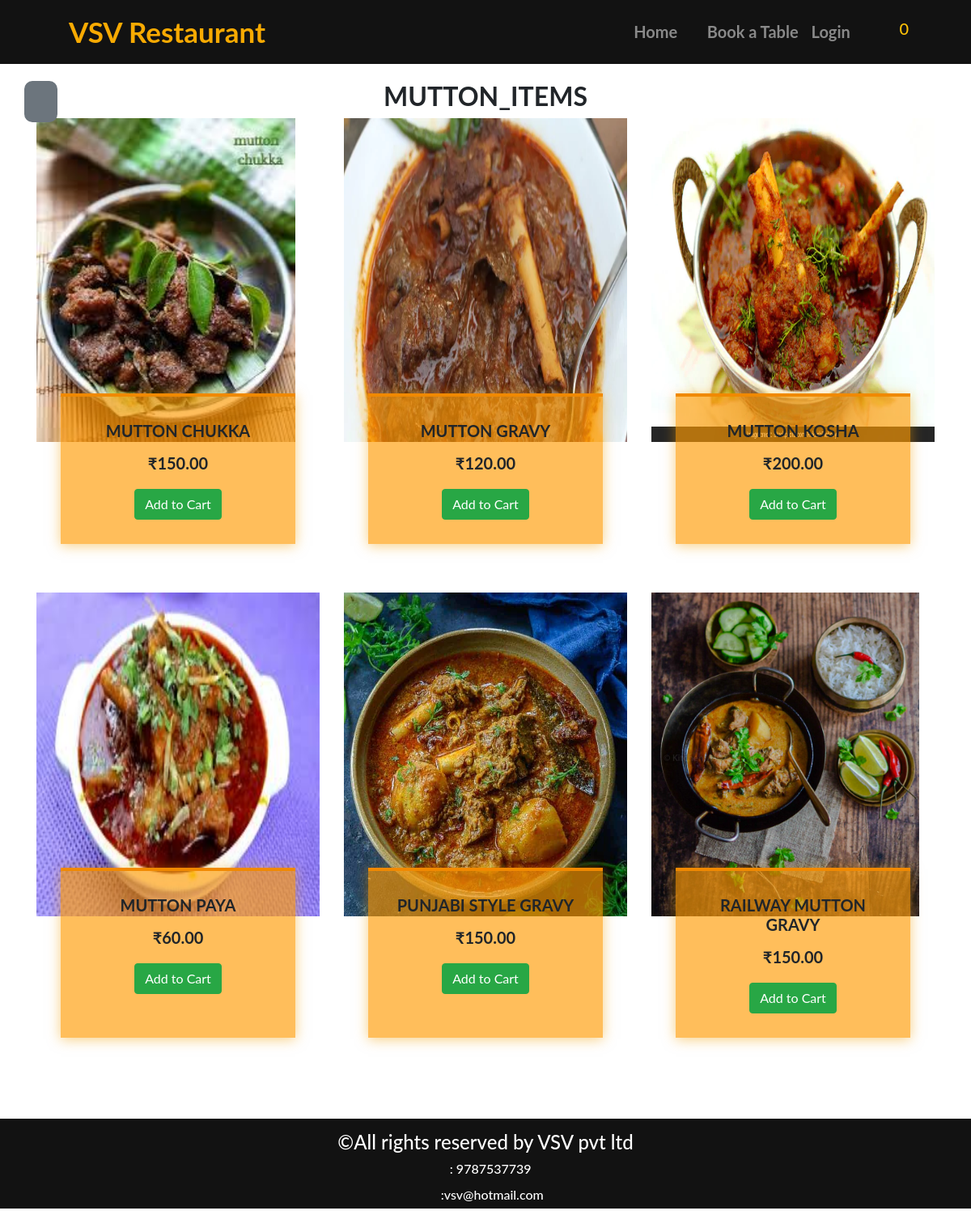
/menu.php?tn=mutton_items, run on the app's committed database.
### tables this page shows
CREATE TABLE `mutton_items` (
  `product_id` int(5) NOT NULL,
  `product_name` varchar(20) NOT NULL,
  `product_price` varchar(7) NOT NULL,
  `product_img` varchar(30) NOT NULL
);

### include/menu-inc.php (the view, shortened to what this page needs)
<?php
	function component($product_name,$product_price,$product_img,$product_id,$tablename){
		$prod='
				<div class="col-md-4 d-flex align-items-stretch">
						<div class="card">
							<div class="card-img ">
								<img src='.$product_img.' alt="'.$product_name.'">
							</div>
							<div class="card-body ">
								<h5 class="card-title">
									<p>'.$product_name.'</p>
									<span class="price">&#8377;'.$product_price.'</span>
								</h5>
								<form action="menu.php" method="get">
									<center><input type="submit" name="add" class=" cart btn btn-success" value="Add to Cart"></center>
									<input type="hidden" name="product_id" value="'.$product_id.'">
									<input type="hidden" name="tn" value="'.$tablename.'">
								</form>
							</div>
						</div>
				</div>
		';
		echo $prod;
	}
	function getData($tablename)
	{
		require 'dbc.php';
		$sql="SELECT * FROM ".$tablename.";";
		$result=mysqli_query($conn,$sql);
		if(mysqli_num_rows($result)>0)
		{
			return $result;
		}
	}

### menu.php (shortened to what this page needs)
<?php
	require_once("include/menu-inc.php");
	$tablename=$_GET["tn"];
?>
<!DOCTYPE html>
<html>
<head>
	<link rel="stylesheet" type="text/css" href="css/all.css">
	<link rel="stylesheet" type="text/css" href="css/bootstrap.min.css">
	<link rel="stylesheet" type="text/css" href="css/main.css">
<body>
	<?php
		require_once("header.php");
	?>
    <a href="index.php#menu" id="myBtn1" class="btn btn-sm btn-secondary tooltip-test" title="Back to Categories">
      <span class="fa fa-arrow-left"></span>
    </a>
	<section  class="menu" style="padding-top: 100px;">
		<div class="container">
			<div class="menu-title">
				<h2 class="text-center font-weight-bold"><?php echo $tablename?></h2>
			</div>
			<div class="row">
				<?php
					$res=getData($tablename);
					while($row=mysqli_fetch_assoc($res))
					{
						component($row["product_name"],$row["product_price"],$row["product_img"],$row["product_id"],$tablename);
					}
				?>
			</div>
		</div>
	</section>
</body>
</body>
</html>

### css/all.css (style rules this page uses)
.fa, .fas, .far, .fal, .fad, .fab { -moz-osx-font-smoothing: grayscale; -webkit-font-smoothing: antialiased; display: inline-block; font-style: normal; font-variant: normal; text-rendering: auto; line-height: 1; }
.fa-arrow-left:before { content: "\f060"; }
.fa-envelope:before { content: "\f0e0"; }
.fa-phone:before { content: "\f095"; }
.fa, .fas { font-family: 'Font Awesome 5 Free'; font-weight: 900; }

### css/main.css (style rules this page uses)
body { font-family: 'Lato', sans-serif; }
#myBtn1 { display: block; position: fixed; top: 100px; left: 30px; z-index: 99; border: none; outline: none; color: white; cursor: pointer; padding: 15px; border-radius: 10px; }
.bg-color { background:#0f0f0ffb; }
.menu { padding-bottom: 40px; }
.menu .menu-title { text-transform: uppercase; }
.menu .card { border:0; padding: 0 30px; margin-bottom: 60px; position: relative; background: transparent; }
.menu .card-img { width: calc(100% + 60px); margin-left: -30px; overflow: hidden; z-index: 9; border-radius: 0; }
.menu .card-img img { max-width: 100%; height:400px; transition: all 0.3s ease-in-out; }
.menu .card-body { z-index: 10; background: #ff9b04a6; border-top: 4px solid #f08902; padding: 30px; box-shadow: 0px 2px 15px rgba(241,159,5,0.5); margin-top: -60px; transition: 0.3s; }
.menu .card-title { font-weight: bold; text-align: center; text-transform:uppercase; margin-bottom: 20px; }
.main-footer { left: 0; bottom: 0; width: 100%; color: white; padding-top: 15px; }
.main-footer p,a { padding: 10px; padding-left: 40px; }
.t-color { color:white; }

### data on the page
mutton_items: shows a picture, product_name "MUTTON CHUKKA", product_price "150.00"
mutton_items: shows a picture, product_name "MUTTON GRAVY", product_price "120.00"
mutton_items: shows a picture, product_name "MUTTON KOSHA", product_price "200.00"
mutton_items: shows a picture, product_name "MUTTON PAYA", product_price "60.00"
mutton_items: shows a picture, product_name "PUNJABI STYLE GRAVY", product_price "150.00"
mutton_items: shows a picture, product_name "RAILWAY MUTTON GRAVY", product_price "150.00"

### other printed values
$tablename "MUTTON_ITEMS"
